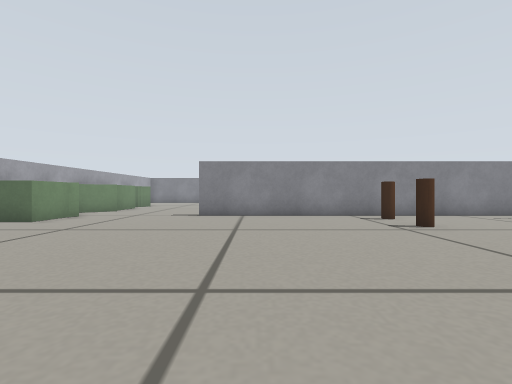
view 1 (above)

18 first-person views from a walk through a world built for the Gazebo simulator. The camera is 0.22 m above the floor, looks level and sees 85° across. The floor is counted in squares, 0.25 m on a side. Each view is taken from the middle of a square. On the plan, view 1 faces up. The plan holds only what a view shows up to about 11 squares ahead; the rest is blank.

view 2
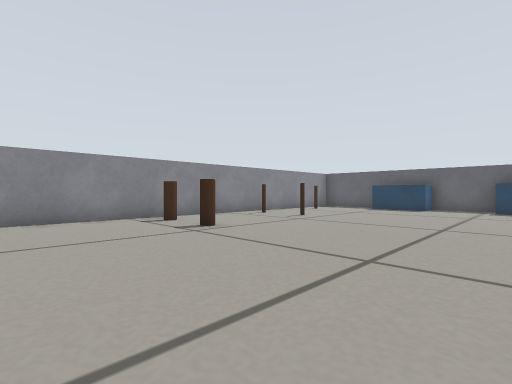

view 3
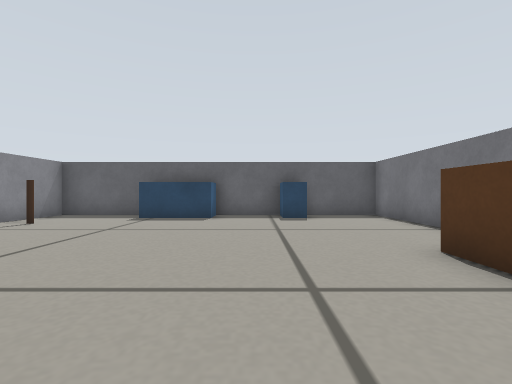

view 4
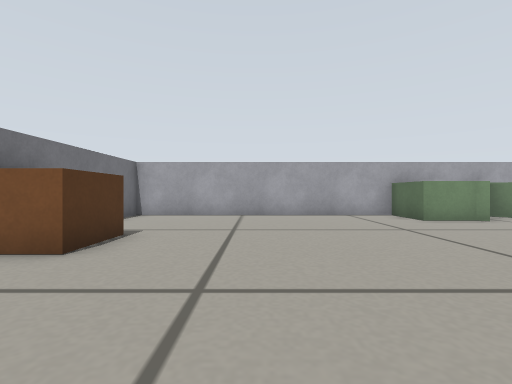

view 5
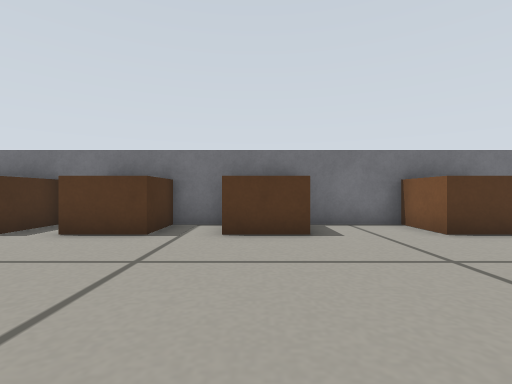

view 6
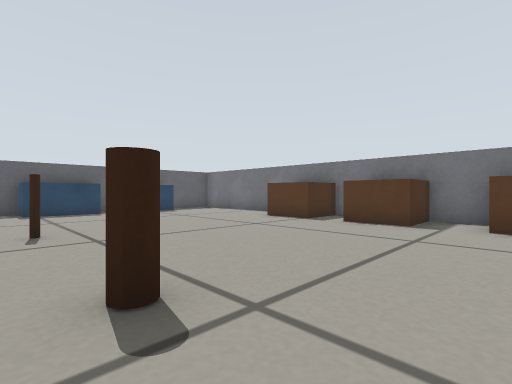

view 7
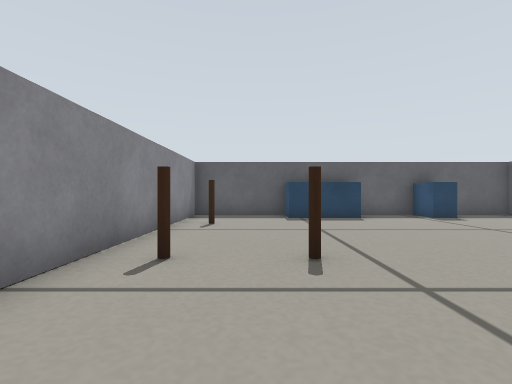

view 8
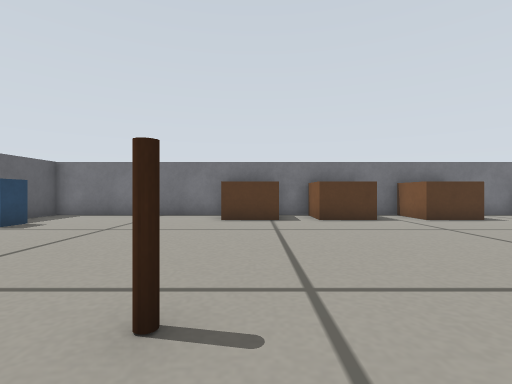

view 9
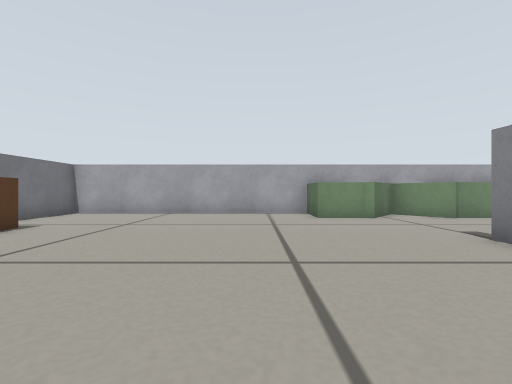

view 10
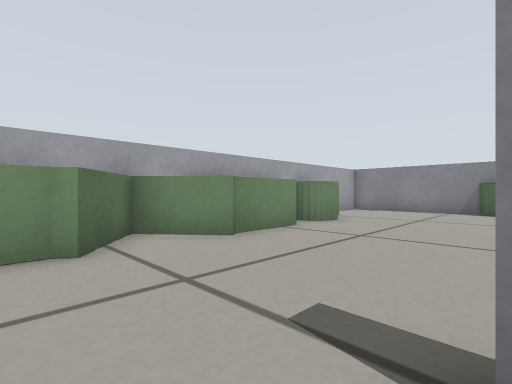

view 11
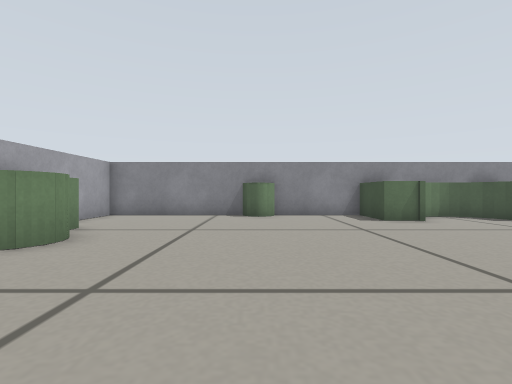

view 12
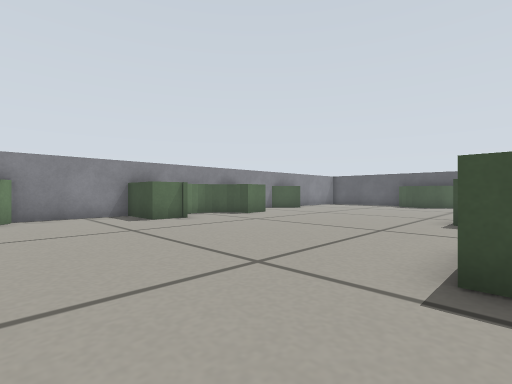

view 13
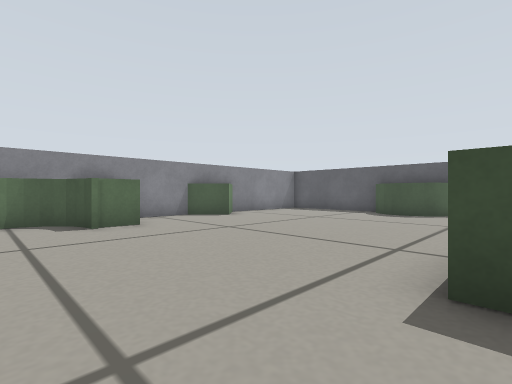

view 14
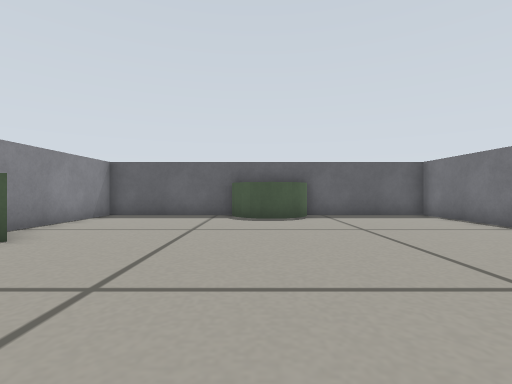

view 15
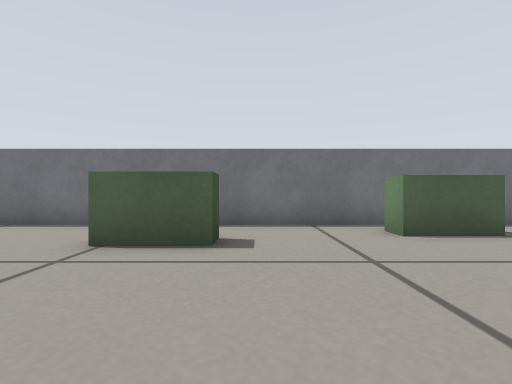

view 16
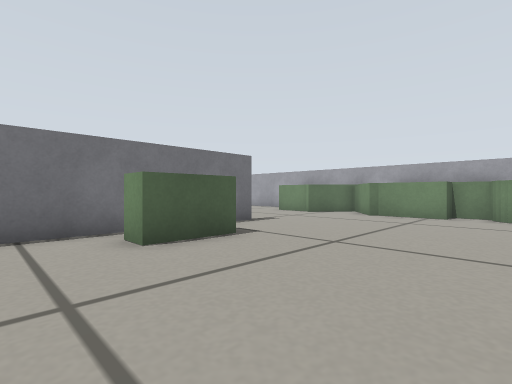

view 17
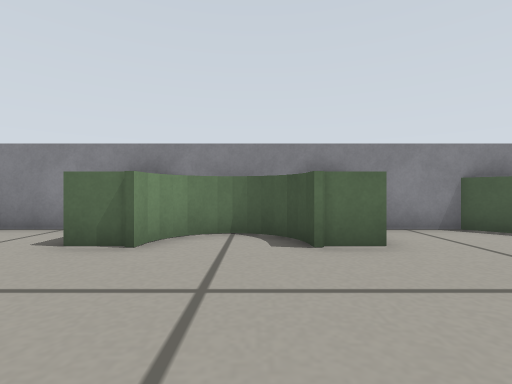

view 18
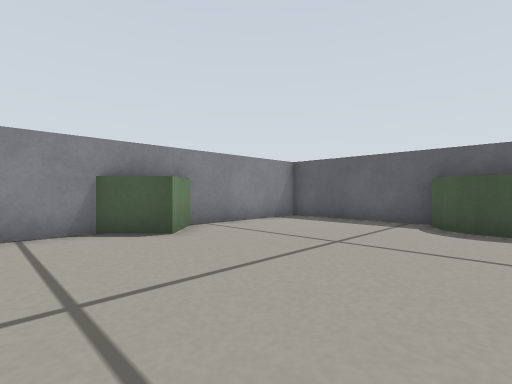

### Floor plan
Points are (right, up) in squares from view 1. A wall is a line through its corners. A room is listed if a view was taken in it or the views show most of it. See-through windows are left out.
Room 1 (views 1, 2, 3, 4, 5, 6, 7, 8, 9, 10)
walls: (-8.5, 10.5) (-8.5, -1.5) (15.5, -1.5) (15.5, 10.3) (-2.1, 10.3)
ways out: opening at (-4.5, 9.2) to room 2
objects: green box (-8, 8) to (-7, 9); brown box (-4, -1) to (-2, 0); brown box (1, -1) to (3, 0); brown box (4, -1) to (6, 0); other object (4, 7); other object (4, 9); brown box (7, -1) to (9, 0); other object (9, 7); other object (9, 9); brown pole (13, 9); blue box (14, 1) to (15, 2); blue box (14, 5) to (15, 7)
Room 2 (views 11, 12, 13, 14, 15, 16, 17, 18)
walls: (-2.1, 10.7) (15.5, 10.7) (15.5, 15.6); (11.1, 22.5) (9.9, 21.4) (8.7, 22.6); (-6.5, 12.5) (-8, 11.3) (-6.3, 10) (-6.5, 9.6); (15.5, 17.4) (15.5, 22.5) (-8.5, 22.5) (-8.5, 10.5)
ways out: opening at (-4.5, 9.2) to room 1
objects: green box (-8, 13) to (-7, 14); green box (-8, 15) to (-7, 16); green box (-8, 18) to (-8, 19); other object (-7, 16); green box (-7, 17); green cylinder (-3, 22) to (-3, 23); green box (0, 12) to (2, 12); green box (1, 21) to (2, 22); green box (2, 21); green box (3, 22); green box (4, 22); green box (5, 21); green box (5, 21) to (6, 22); green box (6, 13) to (8, 13); green cylinder (14, 15) to (16, 18)

Positions as (right, up) in squares from view 1, and headings:
1: (0, 0), facing up
2: (0, 1), facing up-right
3: (5, 3), facing right
4: (2, 3), facing left
5: (2, 6), facing down
6: (2, 8), facing down-right
7: (5, 8), facing right
8: (8, 9), facing down
9: (3, 6), facing left
10: (-2, 9), facing up-left
11: (-3, 12), facing up
12: (-3, 12), facing up-right
13: (3, 13), facing up-right
14: (5, 17), facing right
15: (5, 18), facing down
16: (4, 17), facing down-left
17: (4, 16), facing up
18: (7, 16), facing up-right
